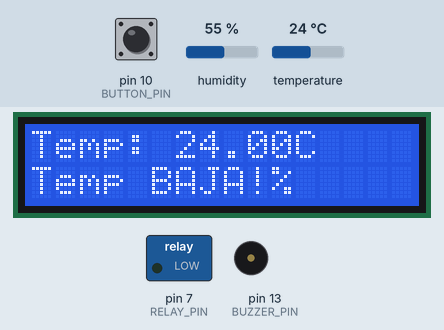
Recording of a sketch running on a simulated Arduino Uno, built with avr-gcc and run on an emulated ATmega328P. Parts: 16×2 character LCD, switched loads named in the sketch (green lamp = pin HIGH), buzzer (waves = sounding). Inputs (shaded band) come from the test bench; at power-on: temperature 24 °C, pin 10 (BUTTON_PIN) HIGH, humidity 55 %. What the sketch prints to the serial monitor is not drawn.

Above: at 3.2 s.
3.3 s: temperature set to 32 °C
At 4.8 s:
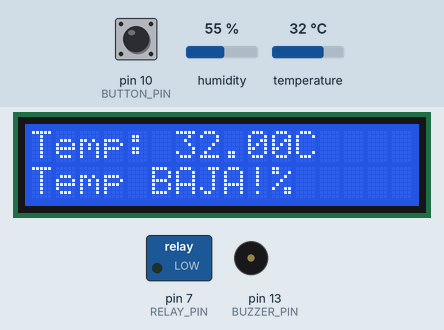
9.6 s: temperature set to 35 °C
At 11.7 s:
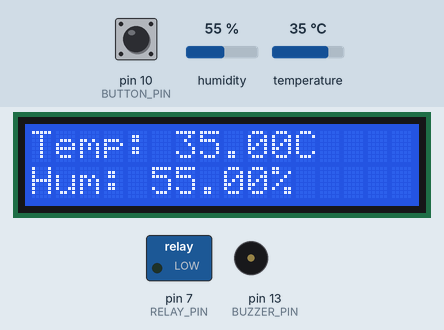
12.8 s: temperature set to 38 °C
At 14.5 s:
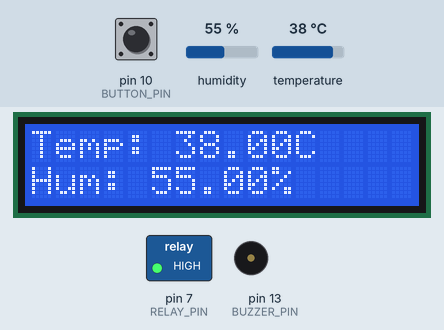
14.9 s: pin 10 (BUTTON_PIN) pulled LOW for 3.2 s
At 15.14 s:
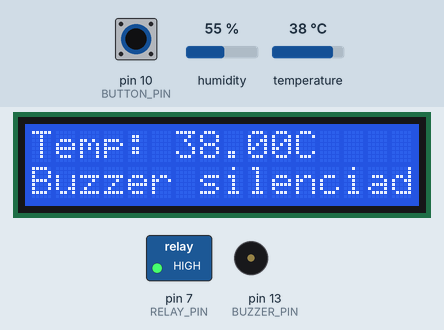
19.6 s: temperature set to 42 °C
At 21.0 s:
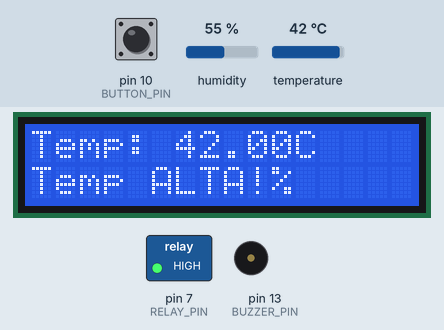
21.9 s: pin 10 (BUTTON_PIN) pulled LOW for 0.7 s
At 22.13 s:
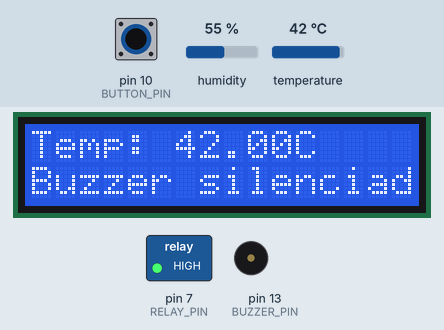
Timing chart, 0 to 61.7 s (numbered marks = the images above; inputs shaded):
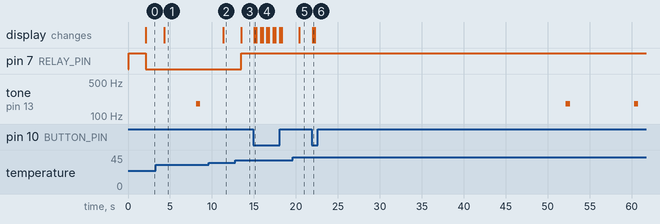

Measured:
- the behaviour switches between 33 and 34 °C on temperature (found by bisection; images 1 and 2)
- the behaviour switches between 36 and 37 °C on temperature (found by bisection; images 2 and 3)
- the behaviour switches between 40 and 41 °C on temperature (found by bisection; images 4 and 5)
- after the input at 3.3 s, the display: changes after 1.0 s (image 1)
- after the input at 9.6 s, the display: changes after 1.7 s (image 2)
- after the input at 12.8 s, pin 7 (RELAY_PIN): LOW → HIGH after 0.66 s; the display: changes after 0.66 s (image 3)
- after the input at 14.9 s, the display: changes after 0.13 s (image 4)
- after the input at 19.6 s, the display: changes after 0.83 s (image 5)
- after the input at 21.9 s, the display: changes after 0.12 s (image 6)

The sketch:

incubadora.ino
```cpp
#include <DHT.h>
#include <LiquidCrystal_I2C.h>

// Configuración del LCD
LiquidCrystal_I2C lcd(0x27, 16, 2);

// Configuración del sensor DHT
#define RELAY_PIN 7           // Pin del relé que controla la alimentación
#define DHTPIN 2              // Pin al que está conectado el sensor DHT11
#define DHTTYPE DHT11         // Tipo de sensor DHT11
#define BUZZER_PIN 13        // Pin donde está conectado el buzzer
#define BUTTON_PIN 10         // Pin donde está conectado el botón
#define BUZZER_INTERVAL 8000  // Intervalo de tiempo en ms para la alerta
#define BUZZER_FREQUENCY 180 // Frecuencia del sonido en Hz

DHT dht(DHTPIN, DHTTYPE);

float tempObjetivo = 37.0;  // Temperatura objetivo en grados Celsius
float tempMinima = 34.0;    // Temperatura mínima para activar la alerta
float tempMaxima = 40.0;    // Temperatura máxima para activar la alerta

unsigned long lastBuzzerTime = 0;  // Variable para almacenar el tiempo de la última alerta
unsigned long buzzerMuteTime = 0;  // Variable para gestionar el silencio temporal
bool buzzerActive = false;         // Indica si el buzzer está sonando
bool buzzerMuted = false;          // Indica si el buzzer está en modo silencio

void setup() {
  lcd.init();
  lcd.backlight();
  Serial.begin(9600);                // Inicia la comunicación serial
  dht.begin();                       // Inicia el sensor DHT
  pinMode(RELAY_PIN, OUTPUT);        // Configura el pin del relé como salida
  pinMode(BUZZER_PIN, OUTPUT);       // Configura el pin del buzzer como salida
  pinMode(BUTTON_PIN, INPUT_PULLUP); // Configura el botón como entrada con resistencia pull-up
  digitalWrite(RELAY_PIN, HIGH);     // Corta la alimentación inicialmente
  noTone(BUZZER_PIN);                // Apaga el buzzer inicialmente
  lcd.setCursor(0, 0);
  lcd.print("Sistema Iniciado");
  delay(2000);  // Mostrar mensaje inicial por 2 segundos
  lcd.clear();
}

void loop() {
  float tempActual = dht.readTemperature();  // Lee la temperatura
  float humedadActual = dht.readHumidity();  // Lee la humedad

  // Verifica si el botón fue presionado para silenciar el buzzer
  if (digitalRead(BUTTON_PIN) == LOW) {
    buzzerMuted = true;                 // Activa el modo silencio
    buzzerMuteTime = millis();          // Guarda el tiempo actual
    noTone(BUZZER_PIN);                 // Asegura que el buzzer se apague
    lcd.setCursor(0, 1);
    lcd.print("Buzzer silenciado");
    delay(200);                         // Evita rebotes
  }

  // Restablece el buzzer después de 30 segundos de silencio
  if (buzzerMuted && millis() - buzzerMuteTime >= 30000) {
    buzzerMuted = false; // Desactiva el modo silencio
    lcd.setCursor(0, 1);
    lcd.print("                "); // Limpia el mensaje
  }

  // Verificar si la lectura del sensor es válida
  if (isnan(tempActual) || isnan(humedadActual)) {
    Serial.println("Error en la lectura del sensor DHT11");
    lcd.clear();
    lcd.setCursor(0, 0);
    lcd.print("ALERTA: Error");
    lcd.setCursor(0, 1);
    lcd.print("en sensor DHT11");
    activarAlerta();  // Activa la alerta si el sensor falla
  } else {
    // Mostrar temperatura y humedad en el LCD
    lcd.clear();
    lcd.setCursor(0, 0);
    lcd.print("Temp: ");
    lcd.print(tempActual);  // Muestra la temperatura
    lcd.print("C");
    lcd.setCursor(0, 1);
    lcd.print("Hum: ");
    lcd.print(humedadActual);  // Muestra la humedad
    lcd.print("%");

    // Enviar los datos a la computadora
    Serial.print("Temperatura: ");
    Serial.print(tempActual);
    Serial.print(" °C, Humedad: ");
    Serial.print(humedadActual);
    Serial.println(" %");

    // Control del relé
    controlarRele(tempActual);

    // Verificar si la temperatura está fuera del rango
    if (tempActual < tempMinima) {
      lcd.setCursor(0, 1);
      lcd.print("Temp BAJA!");
      activarAlerta();  // Activa la alerta
    } else if (tempActual > tempMaxima) {
      lcd.setCursor(0, 1);
      lcd.print("Temp ALTA!");
      activarAlerta();  // Activa la alerta
    } else {
      desactivarAlerta();  // Desactiva la alerta si está dentro del rango
    }
  }

  // Control del buzzer para la alerta
  controlarBuzzer();

  delay(500);  // Espera medio segundo antes de la siguiente lectura
}

// Función para activar la alerta del buzzer
void activarAlerta() {
  buzzerActive = true;
}

// Función para desactivar la alerta del buzzer
void desactivarAlerta() {
  buzzerActive = false;
  noTone(BUZZER_PIN);  // Apaga el buzzer por seguridad
}

// Función para controlar el buzzer pasivo
void controlarBuzzer() {
  if (buzzerActive && !buzzerMuted) {
    unsigned long currentTime = millis();
    if (currentTime - lastBuzzerTime >= BUZZER_INTERVAL) {
      tone(BUZZER_PIN, BUZZER_FREQUENCY);  // Genera una señal de 1 kHz
      delay(500);                          // Suena el buzzer durante 0.5 segundos
      noTone(BUZZER_PIN);                  // Detiene el tono
      lastBuzzerTime = currentTime;        // Actualiza el tiempo de la última alerta
    }
  }
}

// Función para controlar el relé
void controlarRele(float tempActual) {
  if (tempActual < tempObjetivo) {
    digitalWrite(RELAY_PIN, LOW);  // Activa la alimentación
  } else {
    digitalWrite(RELAY_PIN, HIGH); // Corta la alimentación
  }
}
```
